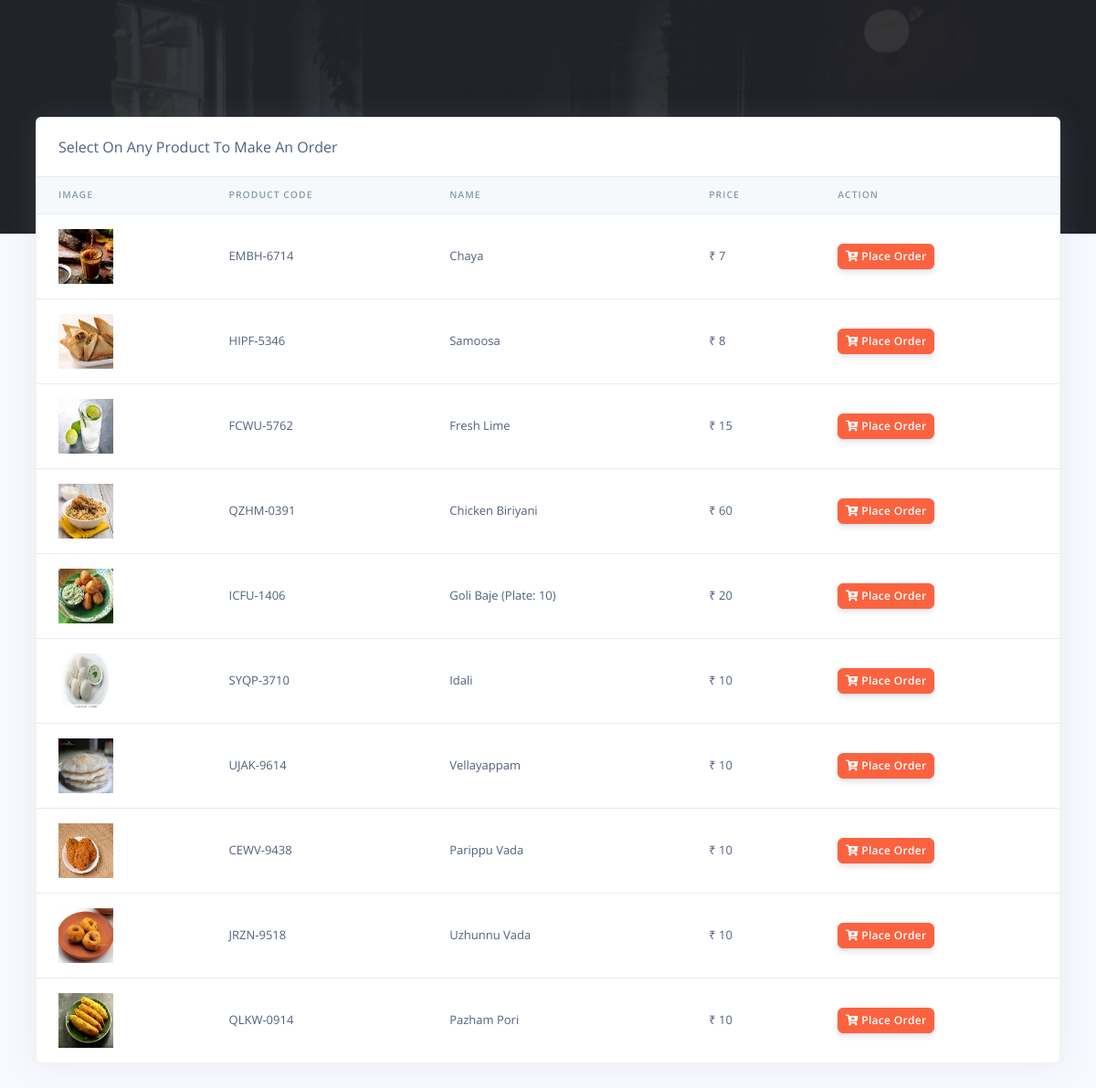
/customer/orders.php (signed in), run on the app's committed database.
### tables this page shows
CREATE TABLE `rpos_products` (
  `prod_id` varchar(200) NOT NULL,
  `prod_code` varchar(200) NOT NULL,
  `prod_name` varchar(200) NOT NULL,
  `prod_img` varchar(200) NOT NULL,
  `prod_desc` longtext NOT NULL,
  `prod_price` varchar(200) NOT NULL,
  `created_at` timestamp(6) NOT NULL DEFAULT CURRENT_TIMESTAMP(6) ON UPDATE CURRENT_TIMESTAMP(6)
);

### customer/orders.php (the view, shortened to what this page needs)
<?php
include('config/config.php');
require_once('partials/_head.php');
?>
<body>
  <div class="main-content">
    <div class="container-fluid mt--8">
      <div class="row">
        <div class="col">
          <div class="card shadow">
            <div class="card-header border-0">
              Select On Any Product To Make An Order
            </div>
            <div class="table-responsive">
              <table class="table align-items-center table-flush">
                <thead class="thead-light">
                  <tr>
                    <th scope="col">Image</th>
                    <th scope="col">Product Code</th>
                    <th scope="col">Name</th>
                    <th scope="col">Price</th>
                    <th scope="col">Action</th>
                  </tr>
                </thead>
                <tbody>
                  <?php
                  $ret = "SELECT * FROM  rpos_products  ORDER BY `rpos_products`.`created_at` DESC ";
                  $stmt = $mysqli->prepare($ret);
                  $stmt->execute();
                  $res = $stmt->get_result();
                  while ($prod = $res->fetch_object()) {
                  ?>
                    <tr>
                      <td>
                        <?php
                        if ($prod->prod_img) {
                          echo "<img src='../cashier/assets/img/products/$prod->prod_img' height='60' width='60 class='img-thumbnail'>";
                        } else {
                          echo "<img src='../cashier/assets/img/products/default.jpg' height='60' width='60 class='img-thumbnail'>";
                        }
                        ?>
                      </td>
                      <td><?php echo $prod->prod_code; ?></td>
                      <td><?php echo $prod->prod_name; ?></td>
                      <td>₹ <?php echo $prod->prod_price; ?></td>
                      <td>
                        <a href="make_oder.php?prod_id=<?php echo $prod->prod_id; ?>&prod_name=<?php echo $prod->prod_name; ?>&prod_price=<?php echo $prod->prod_price; ?>">
                          <button class="btn btn-sm btn-warning">
                            <i class="fas fa-cart-plus"></i>
                            Place Order
                          </button>
                        </a>
                      </td>
                    </tr>
                  <?php } ?>
                </tbody>
              </table>
            </div>
          </div>
        </div>
      </div>
      <?php
      require_once('partials/_footer.php');
      ?>
    </div>
  </div>
</body>
</html>

### data on the page
rpos_products: prod_img (picture), prod_code "EMBH-6714", prod_name "Chaya", prod_price "7"
rpos_products: prod_img (picture), prod_code "HIPF-5346", prod_name "Samoosa", prod_price "8"
rpos_products: prod_img (picture), prod_code "FCWU-5762", prod_name "Fresh Lime", prod_price "15"
rpos_products: prod_img (picture), prod_code "QZHM-0391", prod_name "Chicken Biriyani", prod_price "60"
rpos_products: prod_img (picture), prod_code "ICFU-1406", prod_name "Goli Baje (Plate: 10)", prod_price "20"
rpos_products: prod_img (picture), prod_code "SYQP-3710", prod_name "Idali", prod_price "10"
rpos_products: prod_img (picture), prod_code "UJAK-9614", prod_name "Vellayappam", prod_price "10"
rpos_products: prod_img (picture), prod_code "CEWV-9438", prod_name "Parippu Vada", prod_price "10"
rpos_products: prod_img (picture), prod_code "JRZN-9518", prod_name "Uzhunnu Vada", prod_price "10"
rpos_products: prod_img (picture), prod_code "QLKW-0914", prod_name "Pazham Pori", prod_price "10"
